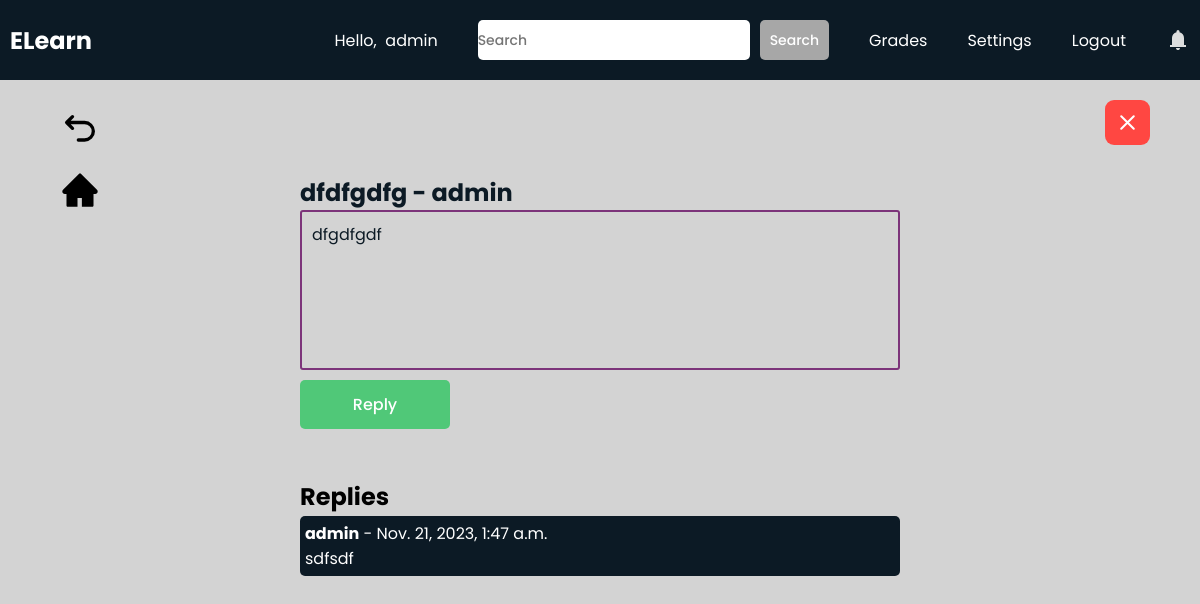
/students/post/ab860419efdc448c858d82cb372e4792/ab860419efdc448c858d82cb372e4792/ (signed in), run on the app's committed database.
### teachers/models.py (models this page shows, shortened)
class Discussion(models.Model):
    id = models.UUIDField(primary_key=True, default=uuid.uuid4, editable=False)
    course = models.ForeignKey(MyClass, on_delete=models.CASCADE)
    author = models.ForeignKey(User, on_delete=models.CASCADE)
    subject = models.CharField(max_length=255)
    message = models.TextField()
    file = models.FileField(upload_to='documents/', null=True)
    created_at = models.DateTimeField(default=timezone.now)

class Reply(models.Model):
    id = models.AutoField(primary_key=True)
    post = models.ForeignKey(Discussion, on_delete=models.CASCADE)
    author = models.ForeignKey(User, on_delete=models.CASCADE)
    message = models.TextField()
    created_at = models.DateTimeField(default=timezone.now)

### students/views.py (the view)
# urls.py: path("post/<str:id>/<str:course_id>/", views.post, name="post"),
def post(request, id, course_id):
    post = Discussion.objects.get(pk=id)
    fileName = post.file.name.split("/")[-1]
    replies = Reply.objects.filter(post=post).order_by('-created_at')
    if request.method == 'POST':
        message = request.POST.get('message')
        Reply.objects.create(post=post, author=request.user, message=message)
        return redirect(reverse('students:post', args=[id, course_id]))
    context = {'post':post, 'replies':replies, 'courseId':course_id, 'fileName':fileName}
    return render(request, "students/post.html", context)

### students/templates/students/post.html (shortened to what this page needs)
{% extends 'students/base.html' %}
{% load static %}
{% block extra_css %}
    <link rel="stylesheet" href="{% static 'css/post.css' %}">
{% endblock %}
{% block content %}
<a class="backbtn" href="{% url 'students:discussion' courseId%}"><svg xmlns="http://www.w3.org/2000/svg" width="24" height="24" viewBox="0 0 24 24"><path fill="none" stroke="currentColor" stroke-linecap="round" stroke-linejoin="round" stroke-width="2" d="M11 18h3.75a5.25 5.25 0 1 0 0-10.5H5M7.5 4L4 7.5L7.5 11"/></svg></a>
<a class="backbtn" id="homebtn" href="{% url 'students:course' courseId%}"></a>
{% if post.author == request.user %}
    <div id="delete-btn" data-class-id= "{{ post.id }}" data-class-courseId= "{{ courseId }}">
        <svg xmlns="http://www.w3.org/2000/svg" width="24" height="24" viewBox="0 0 24 24"><path fill="none" stroke="white" stroke-linecap="round" stroke-linejoin="round" stroke-width="2" d="M18 6L6 18M6 6l12 12"/></svg>
    </div>
{% endif %}
    <div id="contentwrapper">
        <div id="content" id="bell-icon">
            <div id="wrapper">
                <div id="post-wrapper">
                    <h2>{{post.subject}} - {{post.author}}</h2>
                    <div id="message">
                        <p>{{post.message}}</p>
                    </div>
                    <div id="link-wrapper">
                        <div id="reply-btn">Reply</div>
                    </div>
                </div>
                <h2 id="reply-header">Replies</h2>
                <div id="replies-wrapper">
                    {% for reply in replies %}
                    <div class="replies">
                        <strong>{{ reply.author }}</strong> - {{ reply.created_at }}
                        <p>{{ reply.message }}</p>
                    </div>
                    {% endfor %}
                </div>
            </div>
        </div>
    </div>
{% endblock %}

### students/templates/students/base.html (shortened to what this page needs)
<!DOCTYPE html>
<html lang="en">
    <head>
        {% load static %}
        <link rel="stylesheet" href="{% static 'css/base.css' %}">
        <link rel="stylesheet" href="https://cdnjs.cloudflare.com/ajax/libs/font-awesome/6.3.0/css/all.min.css">
        {% block extra_css %}
        {% endblock %}
    </head>
    <body>
        <header>
            <nav class="navbar">
                <h2 class="logo"><a href="{% url 'students:home' %}">ELearn</a></h2>
                <ul class="all-links">
                    <li id="username"><span>Hello,  {{request.user}}</span></li>
                    <li>
                        <li>
                            <form class="nav-form" method="post" action="{% url 'students:search' %}">
                                <input
                                    type="text"
                                    name="subject"
                                    id="subject"
                                    placeholder="Search"
                                    class="nav-textarea-input"
                                />
                                <button class="nav-btn">
                                    Search
                                </button>
                            </form>
                        </li>
                    </li>
                    <li><a href="{% url 'students:studentReport' %}">Grades</a></li>
                    <li><a href="{% url 'students:settings' request.path%}">Settings</a></li>
                    <li><a href="{% url 'users:logoutPage' %}">Logout</a></li>
                    <li id="bell-icon">
                        <svg xmlns="http://www.w3.org/2000/svg" width="24" height="24" viewBox="0 0 24 24"><path fill="currentColor" d="M4 19v-2h2v-7q0-2.075 1.25-3.688T10.5 4.2v-.7q0-.625.438-1.063T12 2q.625 0 1.063.438T13.5 3.5v.7q2 .5 3.25 2.113T18 10v7h2v2H4Zm8 3q-.825 0-1.413-.588T10 20h4q0 .825-.588 1.413T12 22Z"/></svg>
                    </li>
                </ul>
            </nav>
        </header>
        {% block content %}
        {% endblock %}
    </body>
</html>

### teachers/static/css/base.css (style rules this page uses)
* { margin: 0; padding: 0; box-sizing: border-box; font-family: "Poppins", sans-serif; }
html { scroll-behavior: smooth; }
body { background: #d3d3d3; }
header { position: fixed; top: 0; left: 0; z-index: 5; width: 100%; display: flex; justify-content: center; background: #0C1A25; }
.navbar { display: flex; padding: 0 10px; max-width: 1200px; width: 100%; align-items: center; justify-content: space-between; }
.navbar .all-links { display: flex; align-items: center; }
.navbar .all-links li { position: relative; list-style: none; }
.navbar .logo a { display: flex; align-items: center; margin-left: 0; }
#bell-icon { display: flex; align-items: center; justify-content: center; }
header a, header span, header svg, header form { margin-left: 40px; text-decoration: none; color: #fff; height: 100%; padding: 20px 0; display: inline-block; }
#username { white-space: pre; }
header a:hover, footer a:hover, header svg { color: #ddd; }
.backbtn { position: fixed; top: 100px; left: 50px; padding: 10px; border-radius: 20%; display: flex; justify-content: center; align-items: center; cursor: pointer; }
#homebtn { top:160px; }
.backbtn svg { height: 40px; width: 40px; color: black; }
#delete-btn { position: fixed; top: 100px; right: 50px; background: #FF4742; padding: 10px; border-radius: 20%; display: flex; justify-content: center; align-items: center; cursor: pointer; }
#delete-btn svg { height: 25px; width: 25px; }
.nav-form { display: flex; align-items: center; justify-content: center; }
.nav-textarea-input { height: 40px; border: none; background: #FFFFFF; font-weight: 500; font-size: 14px; color: #07074D; border-radius: 5px; }
.nav-btn { height: 40px; font-size: 14px; border-radius: 5px; border: none; padding: 10px; margin-left: 10px; font-weight: 500; background-color: #a7a7a7; color: white; cursor: pointer; }

### teachers/static/css/post.css (style rules this page uses)
#contentwrapper { height: 100vh; padding-top: 75px; background: #d3d3d3; }
#content { height: calc(100%); display: flex; justify-content: center; }
#wrapper { display: flex; flex-direction: column; width: 50%; }
#post-wrapper { margin-top: 100px; width: 100%; color: #0C1A25; height: fit-content; }
#message { width: 100%; border: 2px solid #7c347a; border-radius: 3px; min-height: 20vh; max-height: 30vh; padding: 10px; overflow: auto; }
#reply-btn { width: 150px; display: flex; align-items: center; justify-content: center; font-size: 16px; border-radius: 5px; padding: 12px 25px; border: none; font-weight: 500; background-color: #50C878; color: white; cursor: pointer; margin-top: 10px; }
#reply-header { margin-top: 50px; }
#replies-wrapper { margin-top: 0px; width: 100%; max-width: 100%; flex: 1; overflow: auto; }
#link-wrapper { display: flex; align-items: center; }
.replies { background-color: #0C1A25; width: 100%; color: white; margin-top: 2px; margin-bottom: 2px; padding: 5px; border-radius: 5px; cursor: pointer; }

### data on the page
Discussion: subject "dfdfgdfg", author "admin", message "dfgdfgdf"
Reply: author "admin", created_at "Nov. 21, 2023, 1:47 a.m.", message "sdfsdf"

### other printed values
{{ request.user }} "admin"
